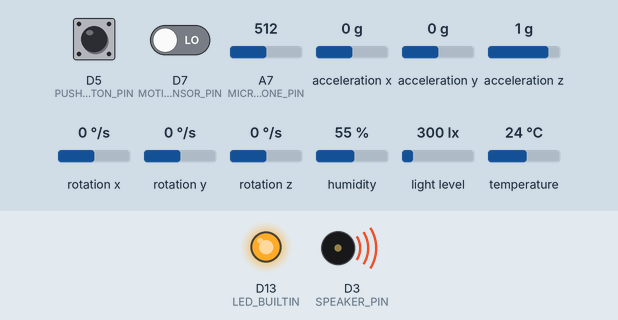
This sketch was run on a simulated Arduino Nano 33 IoT. On the bench: output pins drawn as LEDs (lit = HIGH), buzzer (waves = sounding). The test bench sets the inputs (shaded band); at power-on: D5 (PUSH_BUTTON_PIN) HIGH, D7 (MOTION_SENSOR_PIN) LOW, A7 (MICROPHONE_PIN) = 512, acceleration x 0 g, acceleration y 0 g, acceleration z 1 g, rotation x 0 °/s, rotation y 0 °/s, rotation z 0 °/s, humidity 55 %, light level 300 lx, temperature 24 °C. What the sketch prints to the serial monitor is not drawn.

Above: at 30.05 s.
At 32.5 s:
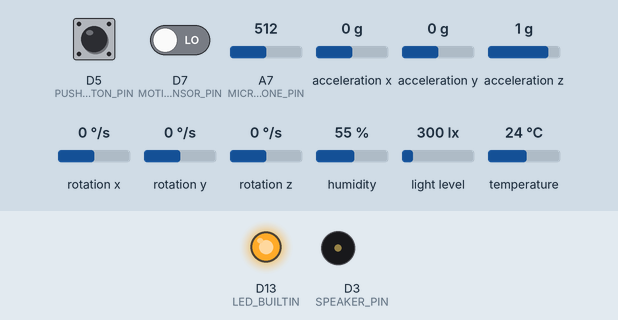
At 35.08 s:
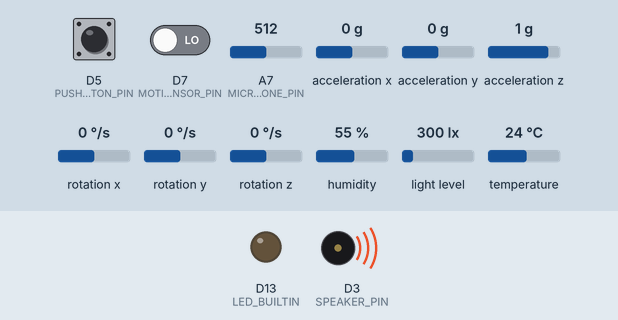
At 37.5 s:
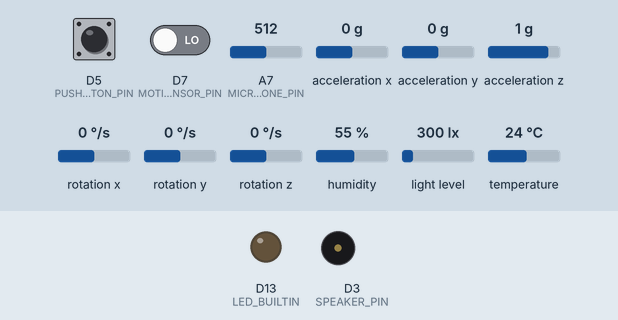
Timing chart, 0 to 43.1 s (numbered marks = the images above):
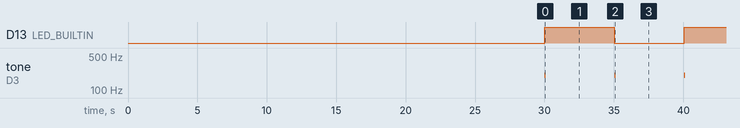

The sketch:

sanityCheckWholeSystem.ino
```cpp
#include "hwPlatform.h"

HWPlatform hwPlatform;

void setup()
{
  hwPlatform.begin();
}

void loop()
{
  // Toggle the built-in LED
  hwPlatform.toggleBuiltInLED();

  // Temperature and humidity sensor
  float temp = hwPlatform.getTemperature();
  float humid = hwPlatform.getHumidity();
  float heatIndex = hwPlatform.getHeatIndex();

  if (isnan(temp) || isnan(humid))
  {
    Serial.println("Failed to read from the DHT11 sensor!");
  }
  else
  {
    Serial.print("Temperature: " + String(temp) + " deg C; ");
    Serial.print("Humidity: " + String(humid) + " %; ");
    Serial.print("Heat index: " + String(heatIndex) + " deg C; ");
    Serial.println();
  }

  // Push-button
  unsigned char pushButtonStatus = hwPlatform.getPushButtonStatus();
  if (pushButtonStatus == 0)
  {
    Serial.print("The push button was pressed");
  }
  else if (pushButtonStatus == 1)
  {
    Serial.print("The push button was released");
  }
  else
  {
    Serial.print("The push button is in the same state");
  }
  Serial.println();

  // Illuminance sensor
  float illuminance = hwPlatform.getIlluminance();
  Serial.print("Illuminance: " + String(illuminance) + " lux");
  Serial.println();

  // Motion sensor
  bool motion = hwPlatform.getMotionStatus();
  if (motion)
  {
    Serial.print("Motion");
  }
  else
  {
    Serial.print("No Motion");
  }
  Serial.println();

  // Microphone
  int soundLevel = hwPlatform.getSoundLevel();
  Serial.print("Sound level: " + String(soundLevel));
  Serial.println();

  // Speaker
  hwPlatform.playTone(200, 50);

  // IMU
  float x, y, z;
  hwPlatform.getAcceleration(x, y, z);
  Serial.print("AccX: " + String(x) + " G; " + "AccY: " + String(y) + " G; " + "AccZ: " + String(z) + " G; ");
  Serial.println();
  hwPlatform.getAngularVelocity(x, y, z);
  Serial.print("AngVelX: " + String(x) + " deg/sec; " + "AngVelY: " + String(y) + " deg/sec; " + "AngVelZ: " + String(z) + " deg/sec; ");
  Serial.println();

  delay(5000);
}
```

hwPlatform.cpp
```cpp
/*
 * The declaration of the HWPlatform class used for interfacing with the hardware components (i.e. sensors and actuators)
 */

#include "hwPlatform.h"

// Constructor with no arguments (initializes the needed sensor objects and sets the needed pins)
HWPlatform::HWPlatform():tempHumidSensor(TEMP_HUMID_SENSOR_PIN, TEMP_HUMID_SENSOR_TYPE), pushButton(PUSH_BUTTON_PIN)
{
  pinMode(LED_BUILTIN, OUTPUT);
  pinMode(MOTION_SENSOR_PIN, INPUT);
  pinMode(SPEAKER_PIN, OUTPUT);
}

// Start the modules which need to be started (e.g. serial communication, sensors)
int HWPlatform::begin()
{
  Serial.begin(9600);

  tempHumidSensor.begin();

  bool flagValidLightSensor = lightSensor.begin(BH1750_TO_GROUND);
  if (!flagValidLightSensor)
  {
    Serial.println("Light sensor failed to initialize");
  }
  lightSensor.calibrateTiming();

  Serial.println("Calibrating the motion sensor... ");
  for (int numSec = 0; numSec < MOTION_SENSOR_CALIBR_TIME_SEC; numSec++)
  {
    delay(1000);
    Serial.println(String(numSec + 1) + " sec. out of " + String(MOTION_SENSOR_CALIBR_TIME_SEC) + " sec. passed");
  }
  Serial.println("Calibration of the motion sensor done!");

  bool flagValidIMU = IMU.begin();
  if (!flagValidIMU)
  {
    Serial.println("IMU sensor failed to initialize!");
  }

  return 0;
}

void HWPlatform::toggleBuiltInLED()
{
  digitalWrite(LED_BUILTIN, !digitalRead(LED_BUILTIN));
}

// Get the temperature in Celsius degrees
float HWPlatform::getTemperature()
{
  return tempHumidSensor.readTemperature();
}

// Get the humidity in %
float HWPlatform::getHumidity()
{
  return tempHumidSensor.readHumidity();
}

// Get the heat index in Celsius degrees
float HWPlatform::getHeatIndex()
{
  float temp = tempHumidSensor.readTemperature();
  float humid = tempHumidSensor.readHumidity();
  return tempHumidSensor.computeHeatIndex(temp, humid, false);
}

// Get the state of the push button (0 = state change from released to pressed, 1 = state change from pressed to release, 2 = otherwise)
unsigned char HWPlatform::getPushButtonStatus()
{
  if (pushButton.getSingleDebouncedPress())
  {
    return 0;
  }

  if (pushButton.getSingleDebouncedRelease())
  {
    return 1;
  }

  return 2;
}

// Get the illuminance in lux
float HWPlatform::getIlluminance()
{
  lightSensor.start();
  return lightSensor.getLux();
}

// Get the motion status (TRUE = motion detected, FALSE = no motion detected)
bool HWPlatform::getMotionStatus()
{
  return digitalRead(MOTION_SENSOR_PIN);
}

// Get the sound level (as returned by the ADC, containing the DC bias from the amplifier)
int HWPlatform::getSoundLevel()
{
  return analogRead(MICROPHONE_PIN);
}

// Play a tone on a specific frequency in Hertz and for a specific duration in milliseconds
void HWPlatform::playTone(unsigned int frequencyHz, unsigned long durationMs)
{
  tone(SPEAKER_PIN, frequencyHz, durationMs);
}

// Get the acceleration for each axis in G
void HWPlatform::getAcceleration(float& x, float& y, float& z)
{
  IMU.readAcceleration(x, y, z);
}

// Get the angular velocity for each axis in degrees/second
void HWPlatform::getAngularVelocity(float& x, float& y, float& z)
{
  IMU.readGyroscope(x, y, z);
}
```

hwPlatform.h
```cpp
/*
 * The declaration of the HWPlatform class used for interfacing with the hardware components (i.e. sensors and actuators)
 */

#ifndef HWPLATFORM_H
#define HWPLATFORM_H

// Libraries
#include <Arduino.h>

#include "DHT.h"
#include "Pushbutton.h"
#include "hp_BH1750.h"
#include "Arduino_LSM6DS3.h"

// Defines
#define TEMP_HUMID_SENSOR_PIN           8
#define MOTION_SENSOR_PIN               7
#define PUSH_BUTTON_PIN                 5
#define SPEAKER_PIN                     3
#define MICROPHONE_PIN                  A7

#define TEMP_HUMID_SENSOR_TYPE          DHT11
#define MOTION_SENSOR_CALIBR_TIME_SEC   30

// HWPlatform class declaration
class HWPlatform
{
  // Members
  private:
    DHT tempHumidSensor;
    Pushbutton pushButton;
    hp_BH1750 lightSensor;

  // Methods
  public:
    // Constructor with no arguments (initializes the needed sensor objects and sets the needed pins)
    HWPlatform();
    // Start the modules which need to be started (e.g. serial communication, sensors)
    int begin();
    // Toggle the built-in LED
    void toggleBuiltInLED();
    // Get the temperature in Celsius degrees
    float getTemperature();
    // Get the humidity in %
    float getHumidity();
    // Get the heat index in Celsius degrees
    float getHeatIndex();
    // Get the state of the push button (0 = state change from released to pressed, 1 = state change from pressed to release, 2 = otherwise)
    unsigned char getPushButtonStatus();
    // Get the illuminance in lux
    float getIlluminance();
    // Get the motion status (TRUE = motion detected, FALSE = no motion detected)
    bool getMotionStatus();
    // Get the sound level (as returned by the ADC, containing the DC bias from the amplifier)
    int getSoundLevel();
    // Play a tone on a specific frequency in Hertz and for a specific duration in milliseconds
    void playTone(unsigned int frequencyHz, unsigned long durationMs);
    // Get the acceleration for each axis in G
    void getAcceleration(float& x, float& y, float& z);
    // Get the angular velocity for each axis in degrees/second
    void getAngularVelocity(float& x, float& y, float& z);
};

#endif
```

Measured:
- by itself, D13 (LED_BUILTIN): alternates HIGH for 5.0 s and LOW for 5.0 s
- by itself, tone on D3 (SPEAKER_PIN): alternates 200 Hz for 0.05 s and silent for 5.0 s
